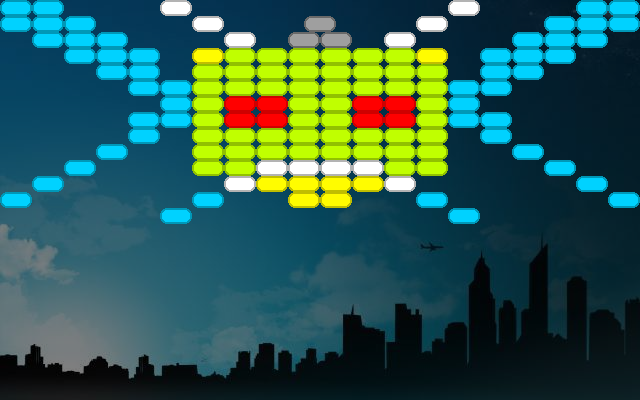

A 2D game scene composited from a Tiled map and its tileset images. What follows is a short description and the map's XML, with each tile layer's data collapsed to a summary:
An orthogonal 40x25 tile map with 16x16 px tiles, 1 tile layer (Tile Layer), 1 image layer.

<map version="1.0" orientation="orthogonal" renderorder="right-down" width="40" height="25" tilewidth="16" tileheight="16" backgroundcolor="#000000">
 <tileset firstgid="1" name="Default" tilewidth="64" tileheight="16">
  <tile id="0">
   <properties>
    <property name="Name" value="BlueBlock" />
    <property name="Points" value="10" />
   </properties>
   <image width="32" height="16" source="../images/blue-block.png" />
  </tile>
  <tile id="1">
   <properties>
    <property name="Name" value="GreenBlock" />
    <property name="Points" value="20" />
   </properties>
   <image width="32" height="16" source="../images/green-block.png" />
  </tile>
  <tile id="2">
   <properties>
    <property name="Name" value="LightBlock" />
    <property name="Points" value="30" />
   </properties>
   <image width="32" height="16" source="../images/light-block.png" />
  </tile>
  <tile id="3">
   <properties>
    <property name="Name" value="RedBlock" />
    <property name="Points" value="50" />
   </properties>
   <image width="32" height="16" source="../images/red-block.png" />
  </tile>
  <tile id="4">
   <properties>
    <property name="Name" value="YellowBlock" />
    <property name="Points" value="5" />
   </properties>
   <image width="32" height="16" source="../images/yellow-block.png" />
  </tile>
  <tile id="5">
   <properties>
    <property name="Name" value="DarkBlock" />
    <property name="Points" value="100" />
   </properties>
   <image width="32" height="16" source="../images/dark-block.png" />
  </tile>
  <tile id="6">
   <properties>
    <property name="Name" value="Ball" />
   </properties>
   <image width="16" height="16" source="../images/ball.png" />
  </tile>
  <tile id="7">
   <properties>
    <property name="Name" value="Racket" />
   </properties>
   <image width="64" height="16" source="../images/pad.png" />
  </tile>
 </tileset>
 <imagelayer name="Background" y="-1" opacity="0.5">
  <image source="../backgrounds/urban06.jpg" trans="aaaa00" />
 </imagelayer>
 <layer name="Tile Layer" width="40" height="25">
  <data>[1000 cells, 131 non-empty, 6 distinct tile ids]</data>
 </layer>
 <objectgroup name="Boundaries" />
</map>